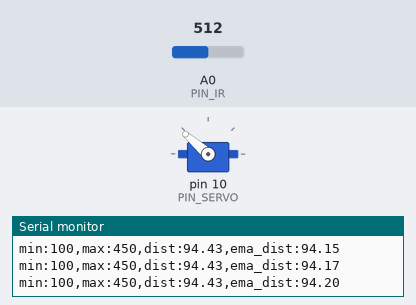
This sketch was run on a simulated Arduino Uno, built with avr-gcc and run on an emulated ATmega328P. On the bench: servo, the last lines printed to the serial monitor. Inputs (shaded band) come from the test bench; at power-on: A0 (PIN_IR) = 512.

Above: at 1.2 s.
1.3 s: A0 (PIN_IR) set to 10
2.9 s: A0 (PIN_IR) set to 7
At 4.7 s:
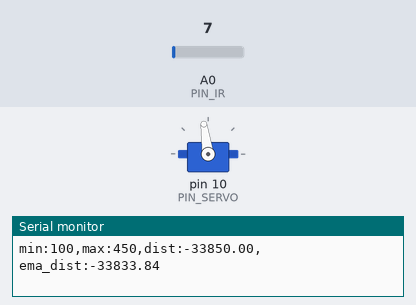
5.4 s: A0 (PIN_IR) set to 100
At 8.0 s:
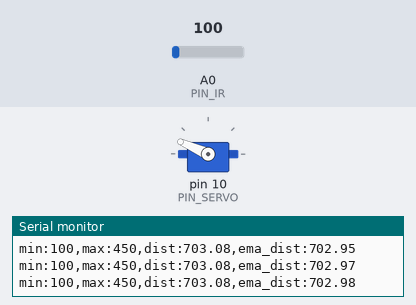
8.4 s: A0 (PIN_IR) set to 0
At 8.89 s:
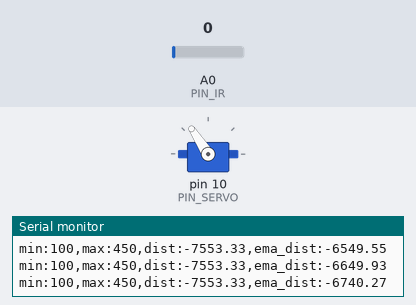
10.7 s: A0 (PIN_IR) set to 122
At 12.5 s:
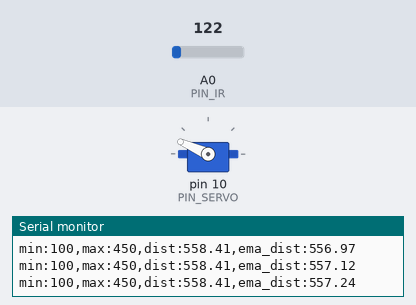
Timing chart, 0 to 14.0 s (numbered marks = the images above; inputs shaded):
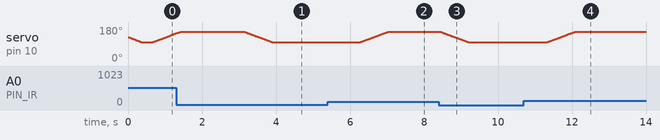

The sketch:

21_bbc_20213101.ino
```cpp
#include <Servo.h>

// Arduino pin assignment
#define PIN_IR A0
#define PIN_LED 9
#define PIN_SERVO 10

// Framework setting
#define _DIST_TARGET 255
#define _DIST_MIN 0
#define _DIST_MAX 450

// Servo range
// configurable parameters
#define _DUTY_MIN 1550 // servo full clockwise position (0 degree)
#define _DUTY_NEU 1850 // servo neutral position (90 degree)
#define _DUTY_MAX 2150 // servo full counterclockwise position (180 degree)

#define _POS_START (_DUTY_MIN)
#define _POS_END (_DUTY_MAX)

#define _SERVO_SPEED 50 // servo speed limit (unit: degree/second)
#define _SERVO_INTERVAL 100  // servo update interval
#define _DIST_INTERVAL 20
#define _INTERVAL_SERIAL 100

// global variables
float ema_dist;
float alpha = 0.1; // unit: mm
unsigned long last_sampling_time; // unit: ms
int duty_chg_per_interval; // maximum duty difference per interval
int toggle_interval, toggle_interval_cnt;
Servo myservo;
int duty_target, duty_curr;

int a, b; // unit: mm

void setup() {
// initialize GPIO pins
  myservo.attach(PIN_SERVO);
  duty_target = duty_curr = _DUTY_NEU;
  myservo.writeMicroseconds(duty_curr);
  // initialize serial port
  Serial.begin(57600);

  a = 83; //70;
  b = 330; //300;

  // convert angle speed into duty change per interval.
  duty_chg_per_interval = (float)(_DUTY_MAX - _DUTY_MIN) * _SERVO_SPEED / 180 * _SERVO_INTERVAL / 1000;
}

float ir_distance(void){ // return value unit: mm
  float val;
  float volt = float(analogRead(PIN_IR));
  val = ((6762.0/(volt-9.0))-4.0) * 10.0;
  return val;
}

void loop() {
  // wait until next sampling time.
  // millis() returns the number of milliseconds since the program started. Will overflow after 50 days.
  //if(millis() < last_sampling_time + INTERVAL) return;
  float raw_dist = ir_distance();
  //float dist_cali = 100 + 300.0 / (b - a) * (raw_dist - a);

  alpha = 0.1;
  ema_dist = (1-alpha) * ema_dist + alpha * raw_dist;

// output the read value to the serial port
  Serial.print("min:100,max:450,dist:");
  Serial.print(raw_dist);
  Serial.print(",ema_dist:");
  Serial.println(ema_dist);
  if(ema_dist > 90) {
    duty_curr += duty_chg_per_interval;
  }
  if (ema_dist < 90) {
    duty_curr -= duty_chg_per_interval;
  }
  delay(20);

  if(duty_curr > _DUTY_MAX){duty_curr = _DUTY_MAX;}
  if(duty_curr < _DUTY_MIN){duty_curr = _DUTY_MIN;}
  // update servo position
  myservo.writeMicroseconds(duty_curr);
}
```

Measured:
- the behaviour switches between 9 and 8 on A0 (PIN_IR) (found by bisection; images 0 and 1)
- after the input at 2.9 s, servo on pin 10 (PIN_SERVO): moves from 156° to 98° over 0.78 s, starting after 0.24 s
- after the input at 5.4 s, servo on pin 10 (PIN_SERVO): moves from 98° to 156° over 0.79 s, starting after 0.85 s
- after the input at 8.4 s, servo on pin 10 (PIN_SERVO): moves from 156° to 98° over 0.78 s, starting at once
- after the input at 10.7 s, servo on pin 10 (PIN_SERVO): moves from 98° to 156° over 0.79 s, starting after 0.60 s
